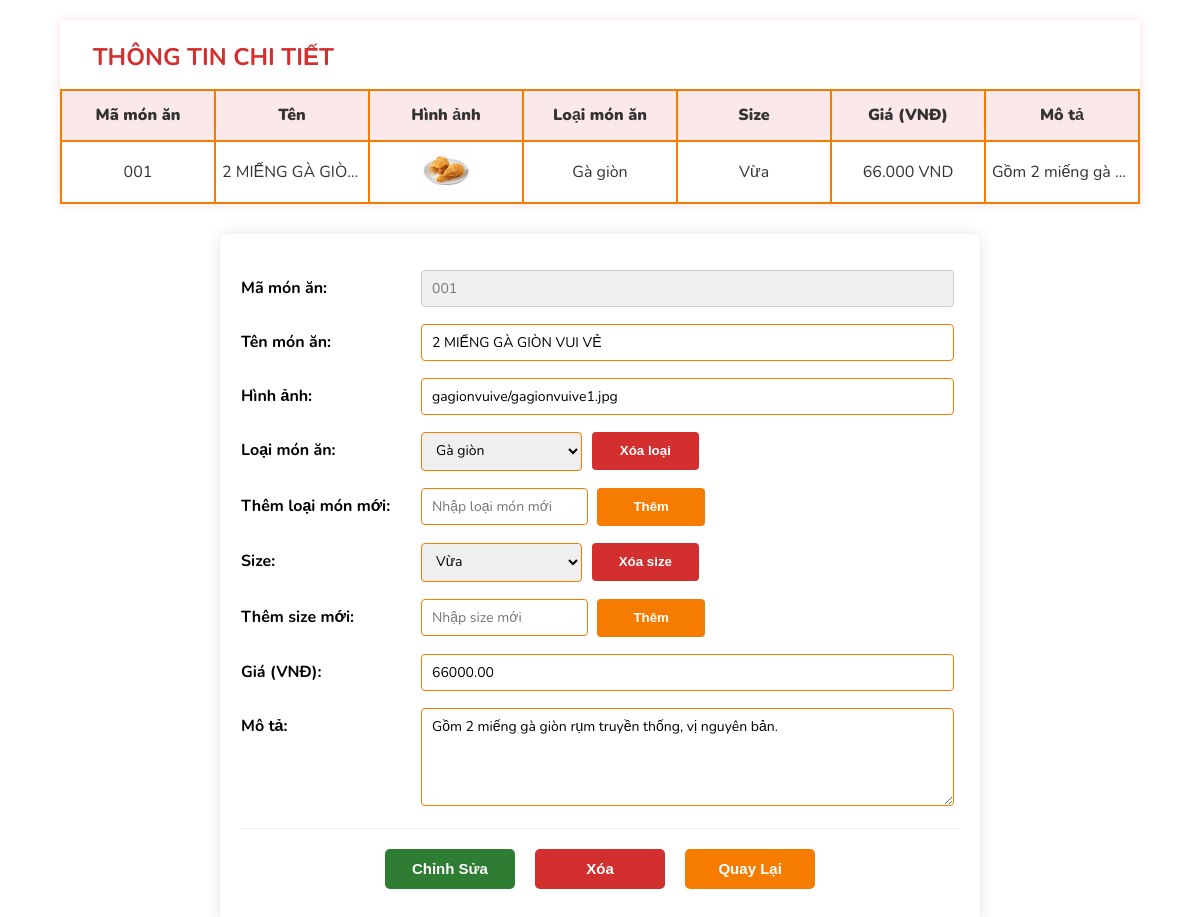
/detail.php?mabienthe=1&page=1, run on the app's committed database.
### tables this page shows
CREATE TABLE LoaiMonAn (
    MaLoai INT AUTO_INCREMENT PRIMARY KEY,
    TenLoai VARCHAR(100) NOT NULL UNIQUE
);

CREATE TABLE BienTheMonAn (
    MaBienThe INT AUTO_INCREMENT PRIMARY KEY,
    
    MaMonAn INT NOT NULL,
    MaSize INT NOT NULL,  
    
    DonGia DECIMAL(18, 2) NOT NULL CHECK (DonGia >= 0),
    
    FOREIGN KEY (MaMonAn) REFERENCES MonAn(MaMonAn)
        ON DELETE CASCADE,
    FOREIGN KEY (MaSize) REFERENCES KichThuoc(MaSize)
        ON DELETE CASCADE,
    
     
    UNIQUE(MaMonAn, MaSize)
);

CREATE TABLE MonAn (
    MaMonAn INT AUTO_INCREMENT PRIMARY KEY,
    TenMonAn VARCHAR(255) NOT NULL,
    HinhAnh VARCHAR(500),
    MoTa TEXT,  
    
    MaLoai INT,
    FOREIGN KEY (MaLoai) REFERENCES LoaiMonAn(MaLoai)
        ON DELETE SET NULL 
        ON UPDATE CASCADE
);

CREATE TABLE KichThuoc (
    MaSize INT AUTO_INCREMENT PRIMARY KEY,
    TenSize VARCHAR(50) NOT NULL UNIQUE
);

### detail.php (the view, shortened to what this page needs)
<!DOCTYPE html>
<html lang="en">
<head>
    <link rel="stylesheet" href="css/detail.css">
</head>
<body>
    <?php
        $hostname = "localhost";
        $username = "root";
        $password = "";
        $dbname = "quanly_cua_hang";
        $conn = mysqli_connect($hostname, $username, $password, $dbname);
        if( isset($_GET['mabienthe']) )
        {
            $maBienThe = $_GET['mabienthe'];
            $strSQL = "SELECT * FROM loaimonan, kichthuoc, monan, bienthemonan
                    WHERE loaimonan.MaLoai = monan.MaLoai
                    AND kichthuoc.MaSize = bienthemonan.MaSize
                    AND monan.MaMonAn = bienthemonan.MaMonAn
                    AND bienthemonan.MaBienThe = '$maBienThe'";
            $result = mysqli_query($conn, $strSQL);
            while( $row = mysqli_fetch_array($result) )
            {
                $maBienThe = $row['MaBienThe'];
                $tenMonAn = $row['TenMonAn'];
                $hinhAnh = $row['HinhAnh'];
                $tenLoai = $row['TenLoai'];
                $tenSize = $row['TenSize'];
                $maSize = $row['MaSize'];
                $donGia = $row['DonGia'];
                $moTa = $row['MoTa'];
            }
        }
    ?>
    <?php
        function ChuanHoaMa($mma)
        {
            $kq = str_pad($mma, 3, '0', STR_PAD_LEFT);
            return $kq;
        }
        function SizeMonAn($size)
        {
            $hostname = "localhost";
            $username = "root";
            $password = "";
            $database = "quanly_cua_hang";
            $conn = mysqli_connect($hostname, $username, $password, $database);
            $strSQL_Size = "SELECT * FROM kichthuoc";
            $result_Size = mysqli_query($conn, $strSQL_Size);
            while( mysqli_num_rows($result_Size)>0 )
            {
                if( $row = mysqli_fetch_assoc($result_Size) )
                {
                    if( $size == $row['MaSize'] )
                    {
                        $kq = $row['TenSize'];
                        break;
                    }
                }
            }
            return $kq;
        }
        $sizeList = [];
        $strSQL_AllSize = "SELECT MaSize FROM kichthuoc";
        $resultAllSize = mysqli_query($conn, $strSQL_AllSize);
        if(mysqli_num_rows($resultAllSize) > 0)
        {
            while($r = mysqli_fetch_assoc($resultAllSize))
            {
                $sizeList[] = $r['MaSize'];
            }
        }
        $loaiList = [];
        $strSQL_AllLoai = "SELECT MaLoai FROM loaimonan";
        $resultAllLoai = mysqli_query($conn, $strSQL_AllLoai);
        if(mysqli_num_rows($resultAllLoai) > 0)
        {
            while($r = mysqli_fetch_assoc($resultAllLoai))
            {
                $loaiList[] = $r['MaLoai'];
            }
        }
        function LoaiMonAn($maloai)
        {
            $hostname = "localhost";
            $username = "root";
            $password = "";
            $database = "quanly_cua_hang";
            $conn = mysqli_connect($hostname, $username, $password, $database);
            $sql = "SELECT TenLoai FROM loaimonan WHERE MaLoai='$maloai'";
            $result = mysqli_query($conn, $sql);
            if($row = mysqli_fetch_assoc($result))
                return $row['TenLoai'];
            return "";
        }
    ?>
    <form class="form1">
        <table>
            <tr>
                <td colspan="4">
                    <h2>THÔNG TIN CHI TIẾT</h2>
                </td>
            </tr>
            <tr class="tieude">
                <td>Mã món ăn</td>
                <td>Tên</td>
                <td>Hình ảnh</td>
                <td>Loại món ăn</td>
                <td>Size</td>
                <td>Giá (VNĐ)</td>
                <td>Mô tả</td>
            </tr>
            <?php
                echo "<tr class='noidung'>";
                    echo "<td>" . ChuanHoaMa($maBienThe) . "</td>";
                    echo "<td>" . $tenMonAn . "</td>";
                    $anh = "../img/". $hinhAnh;
                    echo "<td>" . "<img src='$anh' width='50px' height='50px'>" . "</td>";
                    echo "<td>" . $tenLoai . "</td>";
                    echo "<td>" . $tenSize . "</td>";
                    echo "<td>" . number_format($donGia, 0, ',', '.') . " VND" . "</td>";
                    echo "<td>" . $moTa . "</td>";
                echo "</tr>";
            ?>
        </table>
    </form>
    <form class="form2">
        <table>
            <tr>
                <td class="tieude">Mã món ăn:</td>
                <td class="noidung">
                    <input type="text" name="mabienthe"
                        value="<?php echo isset($maBienThe) ? ChuanHoaMa($maBienThe) : '' ?>" readonly>
                </td>
            </tr>
            <tr>
                <td class="tieude">Tên món ăn:</td>
                <td class="noidung">
                    <input type="text" name="tenmonan"
                        value="<?php echo isset($tenMonAn) ? $tenMonAn : '' ?>">
                </td>
            </tr>
            <tr>
                <td class="tieude">Hình ảnh:</td>
                <td class="noidung">
                    <input type="text" name="hinhanh"
                        value="<?php echo isset($hinhAnh) ? $hinhAnh : '' ?>">
                </td>
            </tr>
            <tr>
                <td class="tieude">Loại món ăn:</td>
                <td class="dropdownsize">
                    <select name="loaimonan">
                        <?php
                            foreach($loaiList as $maloai)
                            {
                                $tenLoaiList = LoaiMonAn($maloai);
                                $selected = ($tenLoai == $tenLoaiList) ? "selected" : "";
                                echo "<option value='$maloai' $selected>$tenLoaiList</option>";
                            }
                        ?>
                    </select>
                    <input type="submit" name="btnDeleteLoai" value="Xóa loại" onclick="return confirm('Bạn có chắc muốn xóa loại này?');">
                </td>
            </tr>
            <tr>
                <td class="tieude">Thêm loại món mới:</td>
                <td class="themloai">
                    <input type="text" class="loaimoi" name="tenloai" placeholder="Nhập loại món mới">
                    <input type="submit" class="btnloaimoi" name="btnthemloai" value="Thêm">
                </td>
            </tr>
            <tr>
                <td class="tieude">Size:</td>
                <td  class="dropdownsize">
                    <select name="size">
                        <?php
                            foreach($sizeList as $size)
                            {
                                $tenSizee = SizeMonAn($size);
                                $selected = ($size == $maSize) ? "selected" : "";
                                echo "<option value='$size' $selected>$tenSizee</option>";
                            }
                        ?>
                    </select>
                    <input type="submit" name="btnDeleteSize" value="Xóa size" onclick="return confirm('Bạn có chắc muốn xóa size này?');">
                </td>
            </tr>
            <tr>
                <td class="tieude">
                    Thêm size mới:
                </td>
                <td class="themsize">
                    <input type="text" class="sizemoi" name="tensize" placeholder="Nhập size mới">
                    <input type="submit" class="btnsizemoi" name="btnthemsize" value="Thêm">
                </td>
            </tr>
            <tr>
                <td class="tieude">Giá (VNĐ):</td>
                <td class="noidung">
                    <input type="text" name="gia"
                        value="<?php echo isset($donGia) ? $donGia : '' ?>">
                </td>
            </tr>
            <tr>
                <td class="tieude">Mô tả:</td>
                <td class="noidung">
                    <textarea name="mota" rows="4" cols="50"><?php
                        echo isset($moTa) ? $moTa : '';
                    ?></textarea>
                </td>
            </tr>
            <tr>
                <td colspan="2" class="tdbtn">
                    <input type="submit" class="btnEdit" name="btnedit" value="Chỉnh Sửa">
                    <input type="submit" class="btnDelete" name="btndelete" value="Xóa">
                    <input type="submit" class="btnBack" name="btnback" value="Quay Lại">
                </td>
            </tr>
        </table>
    </form>
</body>
</html>

### css/detail.css (style rules this page uses)
body { display: flex; flex-direction: column; justify-content: flex-start; align-items: center; margin: 0; min-height: 100vh; font-family: 'Nunito', sans-serif; margin-top: 20px; background-color: #fff; }
h2 { color: #d32f2f; margin-left: 5%; text-transform: uppercase; margin-bottom: 15px; }
.form1 { width: 90%; margin-bottom: 20px; }
.form1 table { border-collapse: collapse; table-layout: fixed; width: 100%; box-shadow: 0 0 10px rgba(211, 47, 47, 0.15); }
.form1 .tieude td, .noidung td { border: 2px solid #f57c00; text-align: center; vertical-align: middle; height: 45px; overflow: hidden; white-space: nowrap; text-overflow: ellipsis; padding: 2px 6px; color: #333; }
.tieude td { background-color: rgba(211, 47, 47, 0.1); color: #d32f2f; font-weight: 900; }
.noidung td { background-color: #fff; }
.form2 { width: 60%; margin-top: 10px; padding: 20px; box-shadow: 0 0 15px rgba(0, 0, 0, 0.1); border-radius: 8px; margin-bottom: 50px; }
.form2 table { border-collapse: separate; border-spacing: 0 15px; width: 100%; }
.form2 .tieude { font-weight: bold; width: 25%; color: black; vertical-align: top; padding-top: 8px; }
.form2 .noidung { width: 75%; vertical-align: middle; }
.form2 input[type="text"], .form2 textarea, .form2 select { width: 95%; padding: 8px 10px; border: 1px solid #f57c00; border-radius: 4px; outline: none; font-family: 'Nunito', sans-serif; transition: 0.3s; font-size: 14px; }
.form2 .noidung textarea { height: 80px; resize: vertical; }
input[readonly] { background-color: #f0f0f0; color: #777; border-color: #ccc !important; }
.dropdownsize select { width: 30%; }
.dropdownsize input[type="submit"] { width: 20%; height: 38px; font-weight: bold; background-color: #d32f2f; color: #fff; border-radius: 4px; border: none; cursor: pointer; transition: 0.3s; margin-left: 5px; }
.loaimoi, .sizemoi { width: 27% !important; }
.btnloaimoi, .btnsizemoi { width: 20%; height: 38px; font-weight: bold; background-color: #f57c00; color: #fff; border-radius: 4px; border: none; cursor: pointer; transition: 0.3s; margin-left: 5px; }
.tdbtn { text-align: center; padding-top: 20px; border-top: 1px solid #eee; }
.tdbtn input { width: 130px; height: 40px; font-weight: bold; border-radius: 5px; border: none; color: #fff; margin: 0 8px; cursor: pointer; font-size: 15px; transition: 0.3s; }
.btnEdit { background-color: #2e7d32; }
.btnDelete { background-color: #d32f2f; }
.btnBack { background-color: #f57c00; }

### data on the page
loaimonan: bienthemonan.MaBienThe "001", monan.TenMonAn "2 MIẾNG GÀ GIÒ…", monan.HinhAnh (picture), TenLoai "Gà giòn", kichthuoc.TenSize "Vừa", bienthemonan.DonGia "66.000", monan.MoTa "Gồm 2 miếng gà…", mabienthe "001", tenmonan "2 MIẾNG GÀ GIÒN VUI VẺ", hinhanh "gagionvuive/gagionvuive1.jpg", loaimonan "Gà giòn", gia "66000.00", mota "Gồm 2 miếng gà giòn rụm truyền thống, vị nguyên bản."
kichthuoc: size "Vừa"
